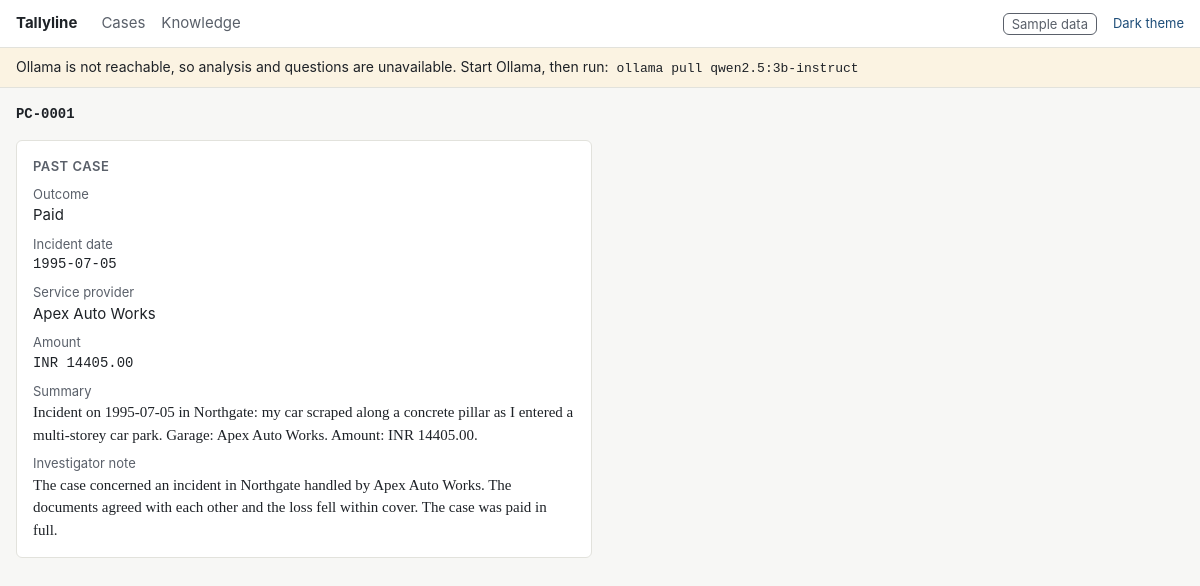
The page /past-cases/PC-0001 on the database its author committed.
### tables this page shows
CREATE TABLE past_cases (
    id TEXT PRIMARY KEY, case_type TEXT NOT NULL, incident_date TEXT, provider TEXT, amount REAL,
    currency TEXT, outcome TEXT, summary TEXT, note TEXT, is_sample INTEGER NOT NULL DEFAULT 0
);

### tallyline/web.py (the view)
    @app.get("/past-cases/{past_id}", response_class=HTMLResponse)
    def past_case(request: Request, past_id: str, case: str = "") -> HTMLResponse:
        rows = db.query(settings, "SELECT * FROM past_cases WHERE id = ?", (past_id,))
        if not rows:
            raise HTTPException(status_code=404, detail="Unknown past case")
        record = rows[0]
        current = get_case(case) if case else None
        types = load_case_types(settings)
        facts = (get_findings(case) or {}).get("facts", {}) if case else {}
        return render(
            request, "past_case.html", past=record, current=current["record"] if current else None,
            current_facts=facts.get("statement", {}), case_type=types.get(record["case_type"]),
        )

### templates/past_case.html (shortened to what this page needs)
{% extends "base.html" %}
{% block content %}
<div class="page-head">
  <h1 class="mono">{{ past.id }}</h1>
</div>
<div class="compare">
  <section class="panel">
    <h2>Past case</h2>
    <dl>
      <dt>Outcome</dt><dd>{{ OUTCOME_LABELS.get(past.outcome, past.outcome) }}</dd>
      <dt>Incident date</dt><dd class="mono">{{ past.incident_date }}</dd>
      <dt>{{ case_type.terms.provider if case_type else "Service provider" }}</dt><dd>{{ past.provider }}</dd>
      <dt>Amount</dt><dd class="mono">{{ past.currency }} {{ "%.2f"|format(past.amount) }}</dd>
      <dt>Summary</dt><dd class="quoted">{{ past.summary }}</dd>
      <dt>Investigator note</dt><dd class="quoted">{{ past.note }}</dd>
    </dl>
  </section>
</div>
{% endblock %}

### templates/base.html (shortened to what this page needs)
<!doctype html>
<html lang="en"{% if settings.theme in ['light', 'dark'] %} data-theme="{{ settings.theme }}"{% endif %}>
<head>
  <link rel="stylesheet" href="/static/style.css">
</head>
<body>
  <header class="topbar">
    <a class="brand" href="/">Tallyline</a>
    <nav>
      <a href="/">Cases</a>
      <a href="/knowledge">Knowledge</a>
    </nav>
    <div class="topbar-right">
      {% if sample_data %}<span class="badge badge-neutral" title="The case documents are generated practice data">Sample data</span>{% endif %}
      <button type="button" class="link-button" id="theme-toggle">Dark theme</button>
    </div>
  </header>
  {% if not status.reachable %}
  <div class="notice">
    Ollama is not reachable, so analysis and questions are unavailable. Start Ollama, then run:
    <code>ollama pull {{ status.model }}</code>
  </div>
  {% elif not status.model_present %}
  <div class="notice">
    The language model is not installed, so analysis and questions are unavailable. Run:
    <code>ollama pull {{ status.model }}</code>
  </div>
  {% endif %}
  <main class="{% block main_class %}page{% endblock %}">
    {% block content %}{% endblock %}
  </main>
</body>
</html>

### static/style.css (style rules this page uses)
:root { --bg: #F7F7F5; --panel: #FFFFFF; --text: #1E2227; --text-2: #5A606A; --border: #E2E2DC; --accent: #1F4E79; --accent-text: #FFFFFF; --low: #2F7D4F; --medium: #B7791F; --high: #B23A3A; --highlight: #FBF0D2; --notice: #FBF3E2; }
* { box-sizing: border-box; }
html, body { height: 100%; }
body { margin: 0; background: var(--bg); color: var(--text); font: 15px/1.5 -apple-system, "Segoe UI", Roboto, sans-serif; }
a { color: var(--accent); text-decoration: none; }
h1 { font-size: 20px; margin: 0; font-weight: 600; }
h2 { font-size: 13px; margin: 24px 0 8px; font-weight: 600; color: var(--text-2); text-transform: uppercase; letter-spacing: 0.04em; }
.column > h2:first-child, .panel > h2:first-child, #findings > h2:first-child { margin-top: 0; }
code, .mono, kbd { font-family: ui-monospace, Consolas, "Cascadia Mono", Menlo, monospace; font-size: 0.93em; }
.quoted, .document { font-family: Georgia, "Times New Roman", serif; }
.topbar { display: flex; align-items: center; gap: 24px; height: 48px; padding: 0 16px; background: var(--panel); border-bottom: 1px solid var(--border); }
.brand { font-weight: 700; color: var(--text); }
.topbar nav { display: flex; gap: 16px; }
.topbar nav a { color: var(--text-2); }
.topbar-right { margin-left: auto; display: flex; align-items: center; gap: 16px; }
.notice { padding: 8px 16px; background: var(--notice); border-bottom: 1px solid var(--border); font-size: 14px; }
.notice code { padding: 0 4px; }
.page { max-width: 1280px; margin: 0 auto; padding: 16px; }
.page-head { display: flex; align-items: baseline; justify-content: space-between; gap: 16px; margin-bottom: 16px; }
.panel { background: var(--panel); border: 1px solid var(--border); border-radius: 6px; padding: 16px; }
.badge { display: inline-block; padding: 0 8px; border: 1px solid currentColor; border-radius: 6px; font-size: 13px; line-height: 20px; white-space: nowrap; }
.badge-neutral { color: var(--text-2); }
.link-button { font: inherit; font-size: 13px; color: var(--accent); background: none; border: 0; padding: 0; cursor: pointer; }
.compare, .knowledge-grid { display: grid; grid-template-columns: 1fr 1fr; gap: 16px; align-items: start; }
dl { margin: 0; }
dt { font-size: 13px; color: var(--text-2); margin-top: 8px; }
dd { margin: 0; }

### rows shown on the page
past_cases: id "PC-0001", get "Paid", incident_date "1995-07-05", provider "Apex Auto Works", currency "INR", amount "14405.00", summary "Incident on 1995-07-05 in Northgate: my car scraped along a concrete pillar as I entered a multi-storey car park. Garage: Apex Auto Works. Amount: INR 14405.00.", note "The case concerned an incident in Northgate handled by Apex Auto Works. The documents agreed with each other and the loss fell within cover. The case was paid in full."

### other values the page prints
{{ status.model }} "qwen2.5:3b-instruct"
{{ case_type.terms.provider if case_type else "Service provider" }} "Service provider"
